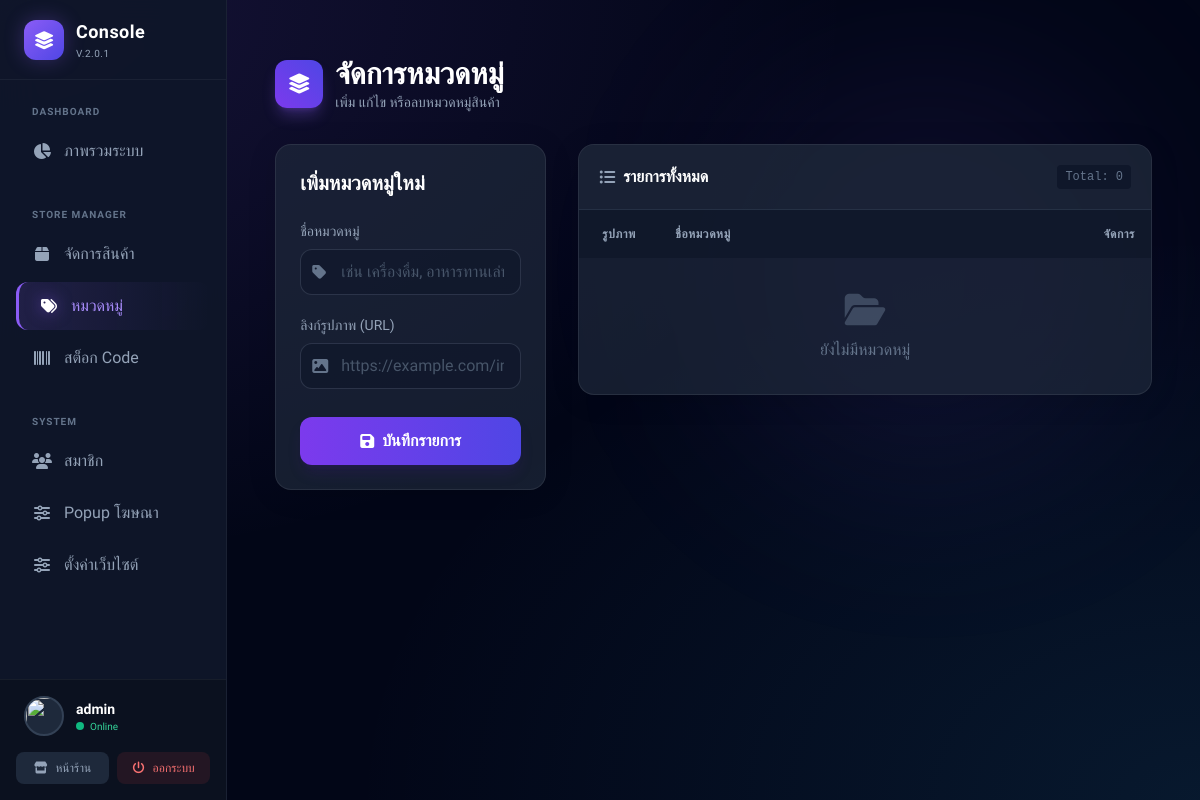
Before: /admin/categories.php (signed in) with the older database file.
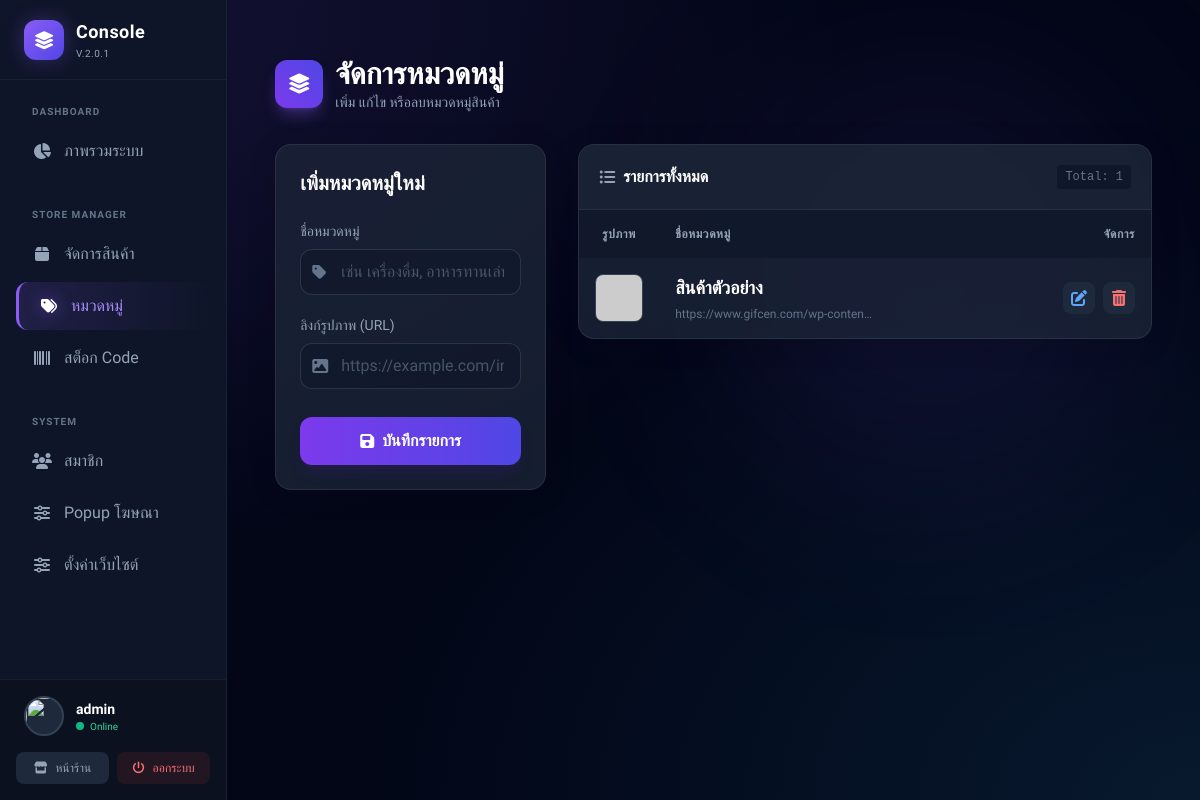
After: the same page with the newer database file.
### tables this page shows
CREATE TABLE `categories` (
  `id` int(11) NOT NULL,
  `name` varchar(100) NOT NULL,
  `img` text DEFAULT NULL,
  `sort_order` int(11) DEFAULT 0
);

### admin/categories.php (the view, shortened to what this page needs)
<?php
require_once 'header.php';
$cats = $pdo->query("SELECT * FROM categories ORDER BY id ASC")->fetchAll();
$edit_cat = null;
?>
<div class="container mx-auto px-4 pb-12 pt-6 max-w-7xl">
    <div class="animate-fade-in-up mb-8 flex items-center gap-3">
        <div class="w-12 h-12 rounded-xl bg-gradient-to-tr from-violet-600 to-indigo-600 flex items-center justify-center text-white shadow-lg shadow-violet-500/30">
            <i class="fa-solid fa-layer-group text-xl"></i>
        </div>
        <div>
            <h2 class="text-3xl font-bold text-white">จัดการหมวดหมู่</h2>
            <p class="text-slate-400 text-sm">เพิ่ม แก้ไข หรือลบหมวดหมู่สินค้า</p>
        </div>
    </div>
    <div class="grid grid-cols-1 lg:grid-cols-3 gap-8 items-start">
        <div class="animate-fade-in-up delay-100 lg:sticky lg:top-6 z-10">
            <div class="glass-panel p-6 rounded-2xl border-t-4 border-violet-500">
                <h3 class="text-xl font-bold text-white mb-6 flex items-center justify-between">
                    <span><?php echo $edit_cat ? 'แก้ไขข้อมูล' : 'เพิ่มหมวดหมู่ใหม่'; ?></span>
                </h3>
                <form method="POST" class="space-y-5">
                    <div>
                        <label class="block text-slate-400 mb-2 text-sm font-medium">ชื่อหมวดหมู่</label>
                        <div class="relative">
                            <span class="absolute left-3 top-3 text-slate-500"><i class="fa-solid fa-tag"></i></span>
                            <input type="text" name="name"
                                   value="<?php echo $edit_cat->name ?? ''; ?>"
                                   class="modern-input w-full rounded-xl py-2.5 pl-10 pr-4 text-white placeholder-slate-600"
                                   placeholder="เช่น เครื่องดื่ม, อาหารทานเล่น" required>
                        </div>
                    </div>
                    <div>
                        <label class="block text-slate-400 mb-2 text-sm font-medium">ลิงก์รูปภาพ (URL)</label>
                        <div class="relative">
                            <span class="absolute left-3 top-3 text-slate-500"><i class="fa-solid fa-image"></i></span>
                            <input type="text" name="img_url"
                                   id="imgInput"
                                   value="<?php echo $edit_cat->img ?? ''; ?>"
                                   class="modern-input w-full rounded-xl py-2.5 pl-10 pr-4 text-white placeholder-slate-600"
                                   placeholder="https://example.com/image.jpg">
                        </div>
                    </div>
                    <div class="pt-2">
                        <button type="submit" name="save_cat"
                                class="w-full bg-gradient-to-r from-violet-600 to-indigo-600 hover:from-violet-500 hover:to-indigo-500 text-white font-bold py-3 rounded-xl transition-all duration-300 shadow-lg shadow-violet-900/20 flex items-center justify-center gap-2 group">
                            <i class="fa-solid fa-save group-hover:scale-110 transition-transform"></i>
                            <?php echo $edit_cat ? 'อัปเดตข้อมูล' : 'บันทึกรายการ'; ?>
                        </button>
                    </div>
                </form>
            </div>
        </div>
        <div class="lg:col-span-2 animate-fade-in-up delay-200">
            <div class="glass-panel rounded-2xl overflow-hidden flex flex-col h-full">
                <div class="p-5 border-b border-slate-700/50 bg-slate-800/30 flex justify-between items-center">
                    <h3 class="font-bold text-white flex items-center gap-2">
                        <i class="fa-solid fa-list-ul text-slate-400"></i> รายการทั้งหมด
                    </h3>
                    <span class="text-xs font-mono text-slate-500 bg-slate-900 px-2 py-1 rounded">Total: <?php echo count($cats); ?></span>
                </div>
                <div class="hidden md:block overflow-x-auto">
                    <table class="w-full text-left border-collapse">
                        <thead class="bg-slate-900/80 text-slate-400 text-xs uppercase tracking-wider">
                            <tr>
                                <th class="p-4 w-20 text-center">รูปภาพ</th>
                                <th class="p-4">ชื่อหมวดหมู่</th>
                                <th class="p-4 text-right">จัดการ</th>
                            </tr>
                        </thead>
                        <tbody class="divide-y divide-slate-700/50 text-slate-300">
                            <?php foreach($cats as $c): ?>
                            <tr class="hover:bg-slate-700/30 transition-colors group">
                                <td class="p-4 text-center">
                                    <div class="w-12 h-12 rounded-lg bg-slate-800 overflow-hidden mx-auto border border-slate-700 group-hover:border-violet-500/50 transition-colors">
                                        <img src="<?php echo $c->img; ?>"
                                             alt="<?php echo htmlspecialchars($c->name); ?>"
                                             class="w-full h-full object-cover"
                                             onerror="this.src='https://via.placeholder.com/150?text=No+Img'">
                                    </div>
                                </td>
                                <td class="p-4">
                                    <span class="font-semibold text-white text-lg"><?php echo htmlspecialchars($c->name); ?></span>
                                    <div class="text-xs text-slate-500 mt-1 truncate max-w-[200px]"><?php echo htmlspecialchars($c->img); ?></div>
                                </td>
                                <td class="p-4 text-right">
                                    <div class="flex items-center justify-end gap-2">
                                        <a href="categories.php?edit=<?php echo $c->id; ?>"
                                           class="w-8 h-8 rounded-lg bg-slate-800 text-blue-400 hover:bg-blue-500 hover:text-white flex items-center justify-center transition-all"
                                           title="แก้ไข">
                                            <i class="fa-solid fa-pen-to-square"></i>
                                        </a>
                                        <a href="categories.php?delete=<?php echo $c->id; ?>"
                                           onclick="return confirm('ยืนยันลบหมวดหมู่ <?php echo $c->name; ?> หรือไม่?')"
                                           class="w-8 h-8 rounded-lg bg-slate-800 text-red-400 hover:bg-red-500 hover:text-white flex items-center justify-center transition-all"
                                           title="ลบ">
                                            <i class="fa-solid fa-trash-can"></i>
                                        </a>
                                    </div>
                                </td>
                            </tr>
                            <?php endforeach; ?>
                            <?php if(count($cats) == 0): ?>
                            <tr>
                                <td colspan="3" class="p-8 text-center text-slate-500">
                                    <i class="fa-solid fa-folder-open text-4xl mb-2 opacity-50"></i>
                                    <p>ยังไม่มีหมวดหมู่</p>
                                </td>
                            </tr>
                            <?php endif; ?>
                        </tbody>
                    </table>
                </div>
            </div>
        </div>
    </div>
</div>
<?php echo "</div></main></body></html>"; ?>

### admin/header.php (shortened to what this page needs)
<?php
$current_page = basename($_SERVER['PHP_SELF']);
$admin_name = $_SESSION['username'] ?? 'Administrator';
$admin_img = $_SESSION['profile_img'] ?? "https://ui-avatars.com/api/?name=$admin_name&background=random";
?>
<!DOCTYPE html>
<html lang="th">
<head>
    <script src="https://cdn.tailwindcss.com"></script>
    <link rel="stylesheet" href="https://cdnjs.cloudflare.com/ajax/libs/font-awesome/6.4.0/css/all.min.css">
</head>
<body class="flex flex-col md:flex-row h-screen overflow-hidden">
    <aside id="sidebar-drawer" class="fixed inset-y-0 left-0 z-[60] w-[80%] max-w-[280px] md:w-[280px] glass-sidebar flex flex-col drawer-closed md:translate-x-0 md:relative shadow-2xl md:shadow-none">
        <div class="h-20 flex items-center justify-between px-6 border-b border-white/5 shrink-0">
            <div class="flex items-center gap-3">
                <div class="w-10 h-10 rounded-xl bg-gradient-to-br from-theme-primary to-indigo-600 flex items-center justify-center text-white text-lg shadow-glow">
                    <i class="fa-solid fa-layer-group"></i>
                </div>
                <div class="hidden md:block">
                    <h1 class="font-bold text-lg text-white tracking-wide">Console</h1>
                    <p class="text-[10px] text-slate-400 uppercase tracking-wider">v.2.0.1</p>
                </div>
            </div>
        </div>
        <nav class="flex-1 overflow-y-auto px-4 py-6 space-y-8">
            <div>
                <p class="px-4 mb-2 text-[10px] font-bold text-slate-500 uppercase tracking-widest">Dashboard</p>
                <div class="space-y-1">
                    <a href="dashboard.php" class="nav-link <?php echo $current_page == 'dashboard.php' ? 'active' : ''; ?>">
                        <i class="fa-solid fa-chart-pie w-5 text-center"></i>
                        <span>ภาพรวมระบบ</span>
                    </a>
                </div>
            </div>
            <div>
                <p class="px-4 mb-2 text-[10px] font-bold text-slate-500 uppercase tracking-widest">Store Manager</p>
                <div class="space-y-1">
                    <a href="products.php" class="nav-link <?php echo strpos($current_page, 'product') !== false ? 'active' : ''; ?>">
                        <i class="fa-solid fa-box w-5 text-center"></i>
                        <span>จัดการสินค้า</span>
                    </a>
                    <a href="categories.php" class="nav-link <?php echo strpos($current_page, 'categor') !== false ? 'active' : ''; ?>">
                        <i class="fa-solid fa-tags w-5 text-center"></i>
                        <span>หมวดหมู่</span>
                    </a>
                    <a href="manage_codes.php" class="nav-link <?php echo $current_page == 'manage_codes.php' ? 'active' : ''; ?>">
                        <i class="fa-solid fa-barcode w-5 text-center"></i>
                        <span>สต็อก Code</span>
                    </a>
                </div>
            </div>
            <div>
                <p class="px-4 mb-2 text-[10px] font-bold text-slate-500 uppercase tracking-widest">System</p>
                <div class="space-y-1">
                    <a href="users.php" class="nav-link <?php echo $current_page == 'users.php' ? 'active' : ''; ?>">
                        <i class="fa-solid fa-users w-5 text-center"></i>
                        <span>สมาชิก</span>
                    </a>
                    <a href="admin_config.php" class="nav-link <?php echo $current_page == 'admin_config.php' ? 'active' : ''; ?>">
                        <i class="fa-solid fa-sliders w-5 text-center"></i>
                        <span>Popup โฆษณา</span>
                    </a>
                    <a href="settings.php" class="nav-link <?php echo $current_page == 'settings.php' ? 'active' : ''; ?>">
                        <i class="fa-solid fa-sliders w-5 text-center"></i>
                        <span>ตั้งค่าเว็บไซต์</span>
                    </a>
                </div>
            </div>
        </nav>
        <div class="p-4 border-t border-white/5 bg-black/20">
            <div class="flex items-center gap-3 mb-4 px-2">
                <img src="<?php echo $admin_img; ?>" class="w-10 h-10 rounded-full border-2 border-slate-700 bg-slate-800">
                <div class="overflow-hidden">
                    <p class="text-sm font-bold text-white truncate"><?php echo $admin_name; ?></p>
                    <div class="flex items-center gap-1.5">
                        <span class="w-2 h-2 rounded-full bg-emerald-500 animate-pulse"></span>
                        <span class="text-[10px] text-emerald-400">Online</span>
                    </div>
                </div>
            </div>
            <div class="grid grid-cols-2 gap-2">
                <a href="../index.php" class="flex items-center justify-center gap-2 py-2 rounded-lg bg-slate-800 text-slate-400 text-xs hover:bg-slate-700 hover:text-white transition">
                    <i class="fa-solid fa-store"></i> หน้าร้าน
                </a>
                <button onclick="logoutConfirm()" class="flex items-center justify-center gap-2 py-2 rounded-lg bg-red-500/10 text-red-400 text-xs hover:bg-red-500 hover:text-white transition">
                    <i class="fa-solid fa-power-off"></i> ออกระบบ
                </button>
            </div>
        </div>
    </aside>
    <main class="flex-grow h-full overflow-y-auto w-full pt-16 md:pt-0 relative">
        <div class="fixed top-20 right-20 w-96 h-96 bg-theme-primary/10 rounded-full blur-[100px] pointer-events-none -z-10"></div>
        <div class="p-4 md:p-8 w-full max-w-7xl mx-auto min-h-full pb-20">

### admin/header.php (style rules this page uses)
body { background-color: #020617; color: #e2e8f0; background-image: radial-gradient(at 0% 0%, rgba(139, 92, 246, 0.15) 0px, transparent 50%), radial-gradient(at 100% 100%, rgba(56, 189, 248, 0.1) 0px, transparent 50%); background-attachment: fixed; -webkit-tap-highlight-color: transparent; }
.glass-sidebar { background: rgba(15, 23, 42, 0.95); backdrop-filter: blur(20px); -webkit-backdrop-filter: blur(20px); border-right: 1px solid rgba(255, 255, 255, 0.05); }
.nav-link { position: relative; display: flex; align-items: center; gap: 0.75rem; padding: 0.75rem 1rem; color: #94a3b8; border-radius: 0.75rem; transition: all 0.25s ease; font-weight: 400; }
.nav-link.active { background: linear-gradient(90deg, rgba(139, 92, 246, 0.15) 0%, transparent 100%); color: #a78bfa; border-left: 3px solid #8b5cf6; padding-left: 1.25rem; }
.nav-link.active i { filter: drop-shadow(0 0 8px rgba(139, 92, 246, 0.5)); color: #fff; }
#sidebar-drawer { transition: transform 0.4s cubic-bezier(0.16, 1, 0.3, 1); }
.drawer-closed { transform: translateX(-100%); }

### admin/categories.php (style rules this page uses)
.animate-fade-in-up { animation: fadeInUp 0.5s cubic-bezier(0.16, 1, 0.3, 1) forwards; opacity: 0; }
.delay-100 { animation-delay: 0.1s; }
.delay-200 { animation-delay: 0.2s; }
.glass-panel { background: rgba(30, 41, 59, 0.7); backdrop-filter: blur(12px); -webkit-backdrop-filter: blur(12px); border: 1px solid rgba(255, 255, 255, 0.08); box-shadow: 0 4px 30px rgba(0, 0, 0, 0.1); }
.modern-input { background: rgba(15, 23, 42, 0.6); border: 1px solid rgba(148, 163, 184, 0.2); transition: all 0.3s ease; }

Changed rows visible on the page:
added categories: name "สินค้าตัวอย่าง", img "https://www.gifcen.com/wp-conten…"
Other visible differences:
count($cats): "0" → "1"
text no longer shown: "ยังไม่มีหมวดหมู่"
